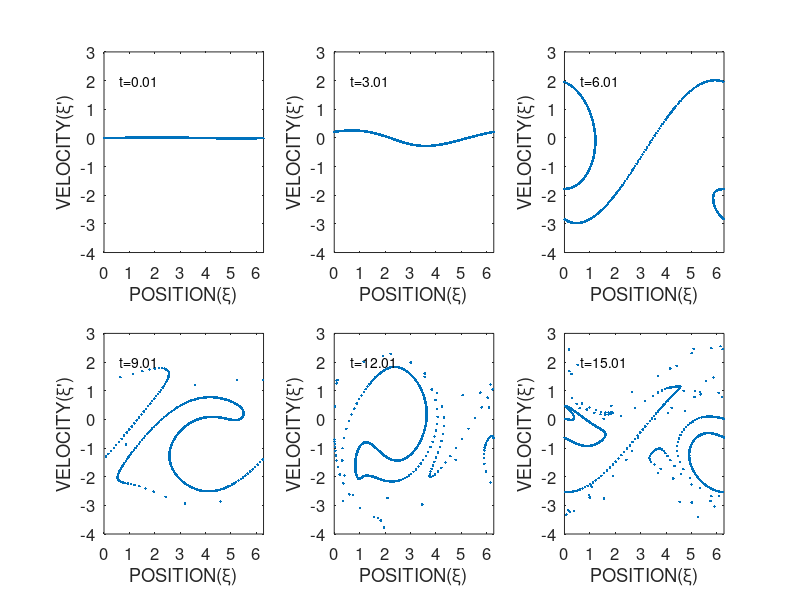
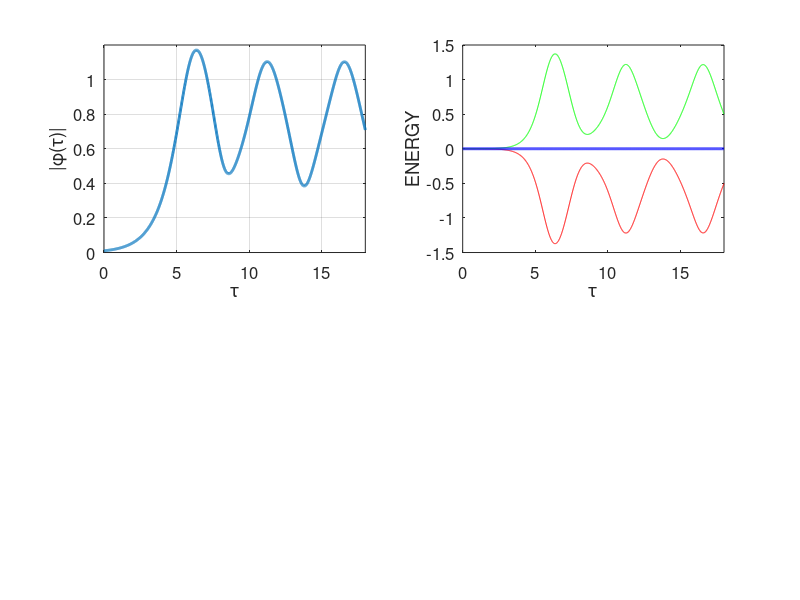

MATLAB code for these plots, in order: (Note: this script raises an error after producing the figures.)
close all; clear;clc;
np=1000; dt=0.01; nt=1800; L=2.0*pi;
xp=linspace(0,L-L/np,np)'; % xpj(t=0)
phi=0.01;
phi_t=[];Ek_t=[];Omega_t=[];Gamma_t=[];

omega(1)=0.5*(-1+sqrt(3)*1i);
% position perurbation use the 1st order approximation (Zonca lecture 3:3-7)
xp=xp+2*real((0+1i)*phi(1)*exp((0+1i)*xp)/omega(1)^2);
vp=0.*xp+2*real(phi(1)*exp((0+1i)*xp)/omega(1));
sum(exp(-1i*xp))

% % bc
t=linspace(0,nt*dt,nt);
tmx=max(t);
ta=0; %ta=tmx*0.25;
h=figure('unit','normalized','position',[0.1,0.1,0.6,0.7],...
    'DefaultAxesFontSize',12);
jp=1;
for it=1:nt

    % RK-4, 1st step
    u1=vp;
    a1=2.0*real(-(1i*phi).*exp(1i.*xp));
    g1=-1i*sum(exp(-1i.*xp))/np;
    % RK-4, 2nd step
    xtmp=xp+0.5.*dt.*u1;
    vtmp=vp+0.5.*dt.*a1;
    phitmp=phi+0.5*dt*g1;
    u2=vtmp;
    a2=2.0*real(-(1i*phitmp).*exp(1i.*xtmp));
    g2=-1i*sum(exp(-1i.*xtmp))/np;
    % RK-4, 3rd step
    xtmp=xp+0.5.*dt.*u2;
    vtmp=vp+0.5.*dt.*a2;
    phitmp=phi+0.5*dt*g2;
    u3=vtmp;
    a3=2.0*real(-(1i*phitmp).*exp(1i.*xtmp));
    g3=-1i*sum(exp(-1i.*xtmp))/np;
    % RK-4, 4th step
    xtmp=xp+dt.*u3;
    vtmp=vp+dt.*a3;
    phitmp=phi+dt*g3;
    u4=vtmp;
    a4=2.0*real(-(1i*phitmp).*exp(1i.*xtmp));
    g4=-1i*sum(exp(-1i.*xtmp))/np;
    % RK-4, push
    xp=xp+dt./6.0.*(u1+2.0.*u2+2.0.*u3+u4);
    vp=vp+dt./6.0.*(a1+2.0.*a2+2.0.*a3+a4);
    phitmp=phi;
    phi=phi+dt/6.0*(g1+2.0*g2+2.0*g3+g4);
    % Omega
    Omega=1i*(phi-phitmp)/dt/phi;
    Gamma=(abs(phi)-abs(phitmp))/dt/abs(phi);
    
    % bc
    xp=xp./L+100.0;
    xp=L.*(xp-floor(xp));
    
    % plot
    if(mod(it,floor(nt/6))==1 && jp<=6)
        subplot(2,3,jp); jp=jp+1;        
        plot(xp,vp,'.');xlim([0,L]); ylim([-4.0,3.0]);
        text(0.1*L,2.0,num2str(it*dt,'t=%04.2f'));
        xlabel('POSITION(\xi)');ylabel('VELOCITY(\xi'')');
    end
    phi_t=[phi_t,phi]; % record phi(t)
    Ek_t=[Ek_t,mean(vp)];
    Omega_t=[Omega_t,Omega];
    Gamma_t=[Gamma_t,Gamma];
end
%%
h=figure('unit','normalized','position',[0.02,0.1,0.6,0.7],...
    'DefaultAxesFontSize',12);
subplot(221);plot(t,abs(phi_t),'linewidth',2);
xlabel('\tau');ylabel('|\phi(\tau)|');xlim([ta,tmx]);ylim([0,1.2]);grid on;
subplot(222);plot(t,Ek_t,'r',t,abs(phi_t.^2),'g',t,Ek_t+abs(phi_t.^2),'b','linewidth',2);
xlabel('\tau');ylabel('ENERGY');xlim([ta,tmx]);
legend('E_k','|\phi|^2','E_{total}',2);legend('boxoff');
subplot(223);plot(t,imag(Omega_t),'linewidth',2);hold on; 
plot([ta,tmx],[0,0],'r--');plot([0,tmx],[sqrt(3)/2,sqrt(3)/2],'r--');
xlabel('\tau');ylabel('\Omega_{IMAG}');xlim([ta,tmx]);
subplot(224);plot(t,real(Omega_t),'linewidth',2);hold on;
plot([0,tmx],[-0.5,-0.5],'r--');
xlabel('\tau');ylabel('\Omega_{REAL}');xlim([ta,tmx]);
print(gcf,'-dpng','nonlinearbeam-t_2');
